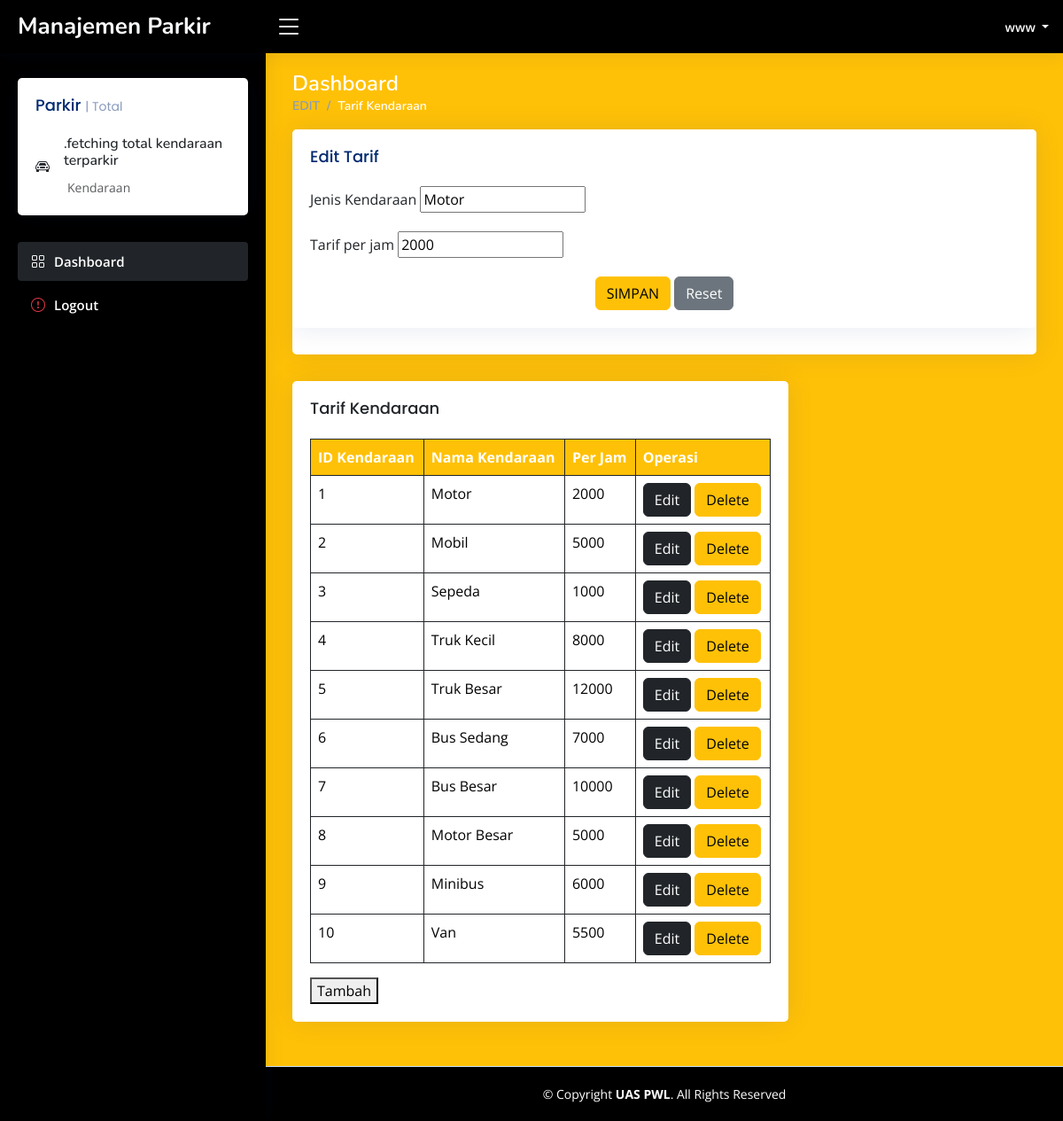
/editke.php?id_kendaraan=1 (signed in), run on the app's committed database.
### tables this page shows
CREATE TABLE `tarif_kendaraan` (
  `id_kendaraan` int(3) NOT NULL,
  `nama_kendaraan` varchar(30) NOT NULL,
  `tarif_per_jam` int(255) NOT NULL
);

### tarif.php (the view)
<div class="col-lg-8">
  <?php
  $sql_tarif_kendaraan = "SELECT * FROM tarif_kendaraan";
  $result_tarif_kendaraan = $conn->query($sql_tarif_kendaraan);
  ?>
  <div class="card">
    <div class="card-body">
      <h5 class="card-title text-dark">Tarif Kendaraan</h5>
      <table class="table table-bordered border-dark">
        <thead>
          <tr>
            <th scope="col" class="bg-warning text-white">ID Kendaraan</th>
            <th scope="col" class="bg-warning text-white">Nama Kendaraan</th>
            <th scope="col" class="bg-warning text-white">Per Jam</th>
            <th scope="col" class="bg-warning text-white hidden-link">Operasi</th>
          </tr>
        </thead>
        <tbody>
          <?php while ($row = $result_tarif_kendaraan->fetch_assoc()) { ?>
            <tr>
              <td>
                <?php echo $row["id_kendaraan"]; ?>
              </td>
              <td>
                <?php echo $row["nama_kendaraan"]; ?>
              </td>
              <td>
                <?php echo $row["tarif_per_jam"]; ?>
              </td>
              <td class="hidden-link">
                <a href='editke.php?id_kendaraan=<?php echo $row["id_kendaraan"]; ?>' class='btn btn-dark'>Edit</a>
                <a href='deletep.php?id_kendaraan=<?php echo $row["id_kendaraan"]; ?>' class='btn btn-warning'>Delete</a>
              </td>
            </tr>
          <?php } ?>
        </tbody>
      </table>
      <button type="button" onclick="window.location.href='createTarif.php'"
        class=" btn-warning hidden-link">Tambah</button>
    </div>
  </div>
</div>

### editke.php (shortened to what this page needs)
<?php
include('bootstrapper.php');
include('header.php');
include('sidebar.php');
require "conn.php";
$id = isset($_GET['id_kendaraan']) ? $_GET['id_kendaraan'] : '';
$data = mysqli_query($conn, "SELECT * FROM tarif_kendaraan WHERE id_kendaraan='$id'");
while($d = mysqli_fetch_array($data)) {
?>
<?php require('mainfetch.php') ?>
<body>
  <main id="main" class="main bg-warning">
    <div class="pagetitle">
      <h1 class="text-white">Dashboard</h1>
      <nav>
        <ol class="breadcrumb">
          <li class="breadcrumb-item"><a href="index.php">EDIT</a></li>
          <li class="breadcrumb-item active text-white">Tarif Kendaraan</li>
        </ol>
      </nav>
      <div class="col-lg-12">
        <div class="col-12">
          <div class="card recent-sales overflow-auto">
            <div class="card">
              <div class="card-body">
                <h5 class="card-title">Edit Tarif</h5>
                <form class="row g-3" method="post" action="updatek.php">
    <div class="col-12">
        <label class="form-label">Jenis Kendaraan</label>
        <input type="text" name="nama_kendaraan" value="<?php echo $d['nama_kendaraan']; ?>">
    </div>
    <div class="col-12">
        <label class="form-label">Tarif per jam</label>
        <input type="text" name="tarif_per_jam" value="<?php echo $d['tarif_per_jam']; ?>">
    </div>
    <div class="text-center">
        <input type="submit" class="btn btn-warning" value="SIMPAN">
        <input type="reset" class="btn btn-secondary">
    </div>
</form>
              </div>
            </div>
          </div>
        </div>
        <?php
        include('tarif.php');
        ?>
      </div>
  </main>
<?php
};?>
  <footer id="footer" class="footer bg-black">
    <div class="copyright text-white">
      &copy; Copyright <strong><span>UAS PWL</span></strong>. All Rights Reserved
    </div>
  </footer>
</body>
</html>

### assets/css/style.css (style rules this page uses)
:root { scroll-behavior: smooth; }
body { font-family: "Open Sans", sans-serif; background: #f6f9ff; color: #444444; }
a { color: #4154f1; text-decoration: none; }
h1, h2, h3, h4, h5, h6 { font-family: "Nunito", sans-serif; }
#main { margin-top: 60px; padding: 20px 30px; transition: all 0.3s; }
.pagetitle { margin-bottom: 10px; }
.pagetitle h1 { font-size: 24px; margin-bottom: 0; font-weight: 600; color: #012970; }
.card { margin-bottom: 30px; border: none; border-radius: 5px; box-shadow: 0px 0 30px rgba(1, 41, 112, 0.1); }
.card-title { padding: 20px 0 15px 0; font-size: 18px; font-weight: 500; color: #012970; font-family: "Poppins", sans-serif; }
.card-body { padding: 0 20px 20px 20px; }
.breadcrumb { font-size: 14px; font-family: "Nunito", sans-serif; color: #899bbd; font-weight: 600; }
.breadcrumb a { color: #899bbd; transition: 0.3s; }
.breadcrumb .breadcrumb-item::before { color: #899bbd; }
.breadcrumb .active { color: #51678f; font-weight: 600; }
@media (min-width: 1200px) { #main, #footer { margin-left: 300px; } }
.footer { padding: 20px 0; font-size: 14px; transition: all 0.3s; border-top: 1px solid #cddfff; }
.footer .copyright { text-align: center; color: #012970; }

### data on the page
tarif_kendaraan: nama_kendaraan "Motor", tarif_per_jam "2000", id_kendaraan "1"
tarif_kendaraan: id_kendaraan "2", nama_kendaraan "Mobil", tarif_per_jam "5000"
tarif_kendaraan: id_kendaraan "3", nama_kendaraan "Sepeda", tarif_per_jam "1000"
tarif_kendaraan: id_kendaraan "4", nama_kendaraan "Truk Kecil", tarif_per_jam "8000"
tarif_kendaraan: id_kendaraan "5", nama_kendaraan "Truk Besar", tarif_per_jam "12000"
tarif_kendaraan: id_kendaraan "6", nama_kendaraan "Bus Sedang", tarif_per_jam "7000"
tarif_kendaraan: id_kendaraan "7", nama_kendaraan "Bus Besar", tarif_per_jam "10000"
tarif_kendaraan: id_kendaraan "8", nama_kendaraan "Motor Besar", tarif_per_jam "5000"
tarif_kendaraan: id_kendaraan "9", nama_kendaraan "Minibus", tarif_per_jam "6000"
tarif_kendaraan: id_kendaraan "10", nama_kendaraan "Van", tarif_per_jam "5500"
